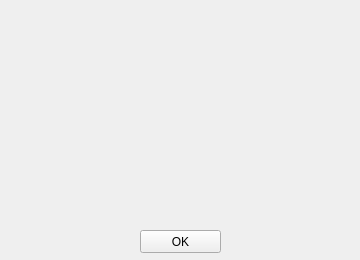
<?xml version="1.0" encoding="UTF-8"?>
<ui version="4.0">
 <class>aboutwindow</class>
 <widget class="QWidget" name="aboutwindow">
  <property name="geometry">
   <rect>
    <x>0</x>
    <y>0</y>
    <width>360</width>
    <height>260</height>
   </rect>
  </property>
  <property name="sizePolicy">
   <sizepolicy hsizetype="Fixed" vsizetype="Fixed">
    <horstretch>0</horstretch>
    <verstretch>0</verstretch>
   </sizepolicy>
  </property>
  <property name="minimumSize">
   <size>
    <width>360</width>
    <height>260</height>
   </size>
  </property>
  <property name="maximumSize">
   <size>
    <width>360</width>
    <height>260</height>
   </size>
  </property>
  <property name="windowTitle">
   <string>About</string>
  </property>
  <widget class="QPushButton" name="pushButton">
   <property name="geometry">
    <rect>
     <x>140</x>
     <y>230</y>
     <width>81</width>
     <height>23</height>
    </rect>
   </property>
   <property name="text">
    <string>OK</string>
   </property>
  </widget>
  <widget class="QLabel" name="label_pix">
   <property name="geometry">
    <rect>
     <x>70</x>
     <y>20</y>
     <width>217</width>
     <height>94</height>
    </rect>
   </property>
   <property name="sizePolicy">
    <sizepolicy hsizetype="Fixed" vsizetype="Fixed">
     <horstretch>0</horstretch>
     <verstretch>0</verstretch>
    </sizepolicy>
   </property>
   <property name="text">
    <string/>
   </property>
   <property name="scaledContents">
    <bool>true</bool>
   </property>
  </widget>
  <widget class="QLabel" name="label_text">
   <property name="geometry">
    <rect>
     <x>30</x>
     <y>120</y>
     <width>301</width>
     <height>31</height>
    </rect>
   </property>
   <property name="text">
    <string/>
   </property>
   <property name="alignment">
    <set>Qt::AlignCenter</set>
   </property>
  </widget>
  <widget class="QLabel" name="label_variant">
   <property name="geometry">
    <rect>
     <x>30</x>
     <y>160</y>
     <width>311</width>
     <height>61</height>
    </rect>
   </property>
   <property name="text">
    <string/>
   </property>
   <property name="alignment">
    <set>Qt::AlignCenter</set>
   </property>
  </widget>
 </widget>
 <resources/>
 <connections/>
</ui>
